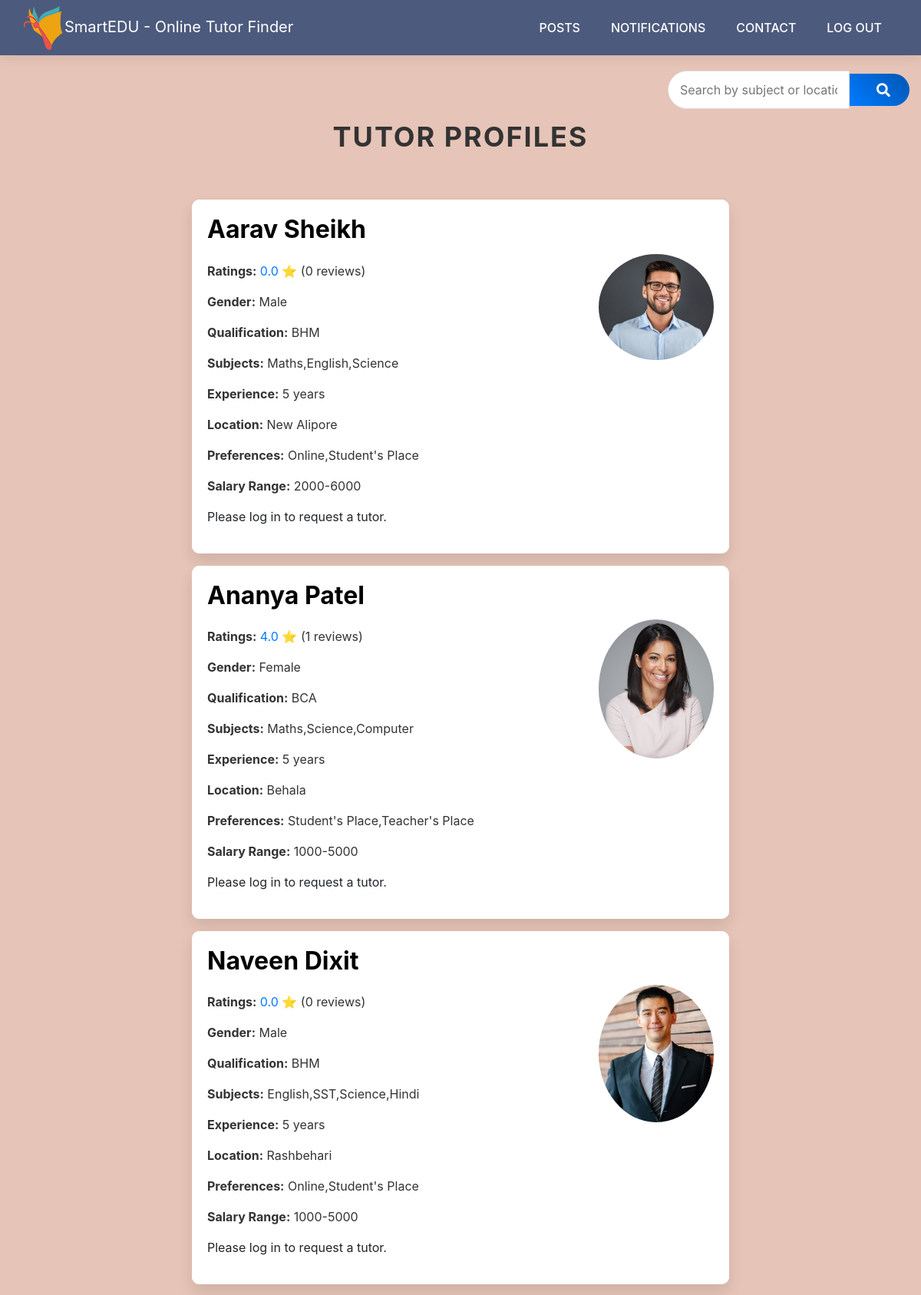
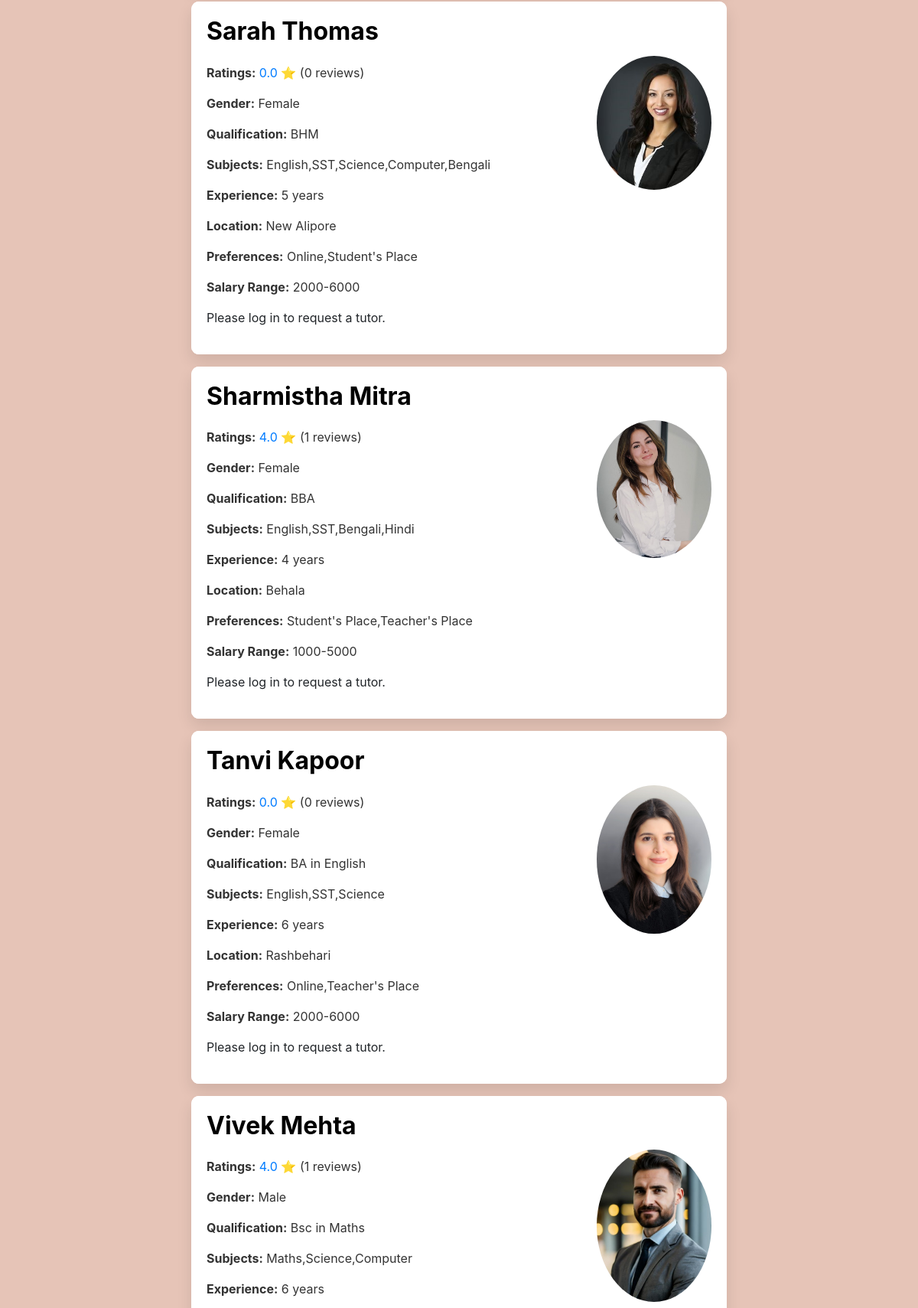
The page /findtutor.php (upper part) on the database its author committed (2 pictures, top to bottom).
### tables this page shows
CREATE TABLE `teachprofile` (
  `teid` int(11) NOT NULL,
  `name` varchar(255) NOT NULL,
  `timg` varchar(255) NOT NULL,
  `gender` varchar(255) NOT NULL,
  `qualification` varchar(255) NOT NULL,
  `subjects` varchar(255) NOT NULL,
  `experience` varchar(255) NOT NULL,
  `location` varchar(255) NOT NULL,
  `preferences` varchar(255) NOT NULL,
  `salary` varchar(255) NOT NULL,
  `request` tinyint(1) DEFAULT 0
);

### findtutor.php (the view, shortened to what this page needs)
<?php
include("data/db.php");
if(isset($_GET['search']) && !empty($_GET['search'])) {
    $search = $_GET['search'];
    $query = "SELECT teachprofile.*, teachers.tid
              FROM teachprofile
              JOIN teachers ON teachprofile.teid = teachers.tid
              WHERE subjects LIKE '%$search%' OR location LIKE '%$search%' ORDER BY teachers.name ASC";
    $result = $con->query($query);
    if (!$result) {
        die("Error executing the query: " . $con->error);
    }
} else {
    $query = "SELECT teachprofile.*, teachers.tid
              FROM teachprofile
              JOIN teachers ON teachprofile.teid = teachers.tid ORDER BY teachers.name ASC";
    $result = $con->query($query);
}
?>
<!DOCTYPE html>
<html lang="en">
    <link rel="stylesheet" href="css/bootstrap.min.css">
    <link rel="stylesheet" href="style.css">
    <link rel="stylesheet" href="css/versions.css">
    <link rel="stylesheet" href="css/responsive.css">
    <link rel="stylesheet" href="css/custom.css">
<link href="https://cdnjs.cloudflare.com/ajax/libs/font-awesome/5.15.4/css/all.min.css" rel="stylesheet">
<link rel="stylesheet" href="https://stackpath.bootstrapcdn.com/bootstrap/4.5.2/css/bootstrap.min.css">
</head>
<body class="host_version">
<?php include("inc/tutornav.php"); ?>
<form action="findtutor.php" method="GET" class="search-form search-container">
    <input type="text" name="search" placeholder="Search by subject or location..." class="search-input">
    <button type="submit" class="search-button"><i class="fa fa-search"></i></button>
</form>
<h1>Tutor Profiles</h1>
<div class="container1">
    <?php
    if ($result->num_rows > 0) {
        while ($row = $result->fetch_assoc()) {
        $teacher_id = $row['tid'];
        $ratings_query = "SELECT AVG(rating) AS avg_rating, COUNT(*) AS num_reviews FROM reviews WHERE teacher_id = $teacher_id";
        $ratings_result = $con->query($ratings_query);
        $ratings_row = $ratings_result->fetch_assoc();
        $avg_rating = $ratings_row['avg_rating'];
        $num_reviews = $ratings_row['num_reviews'];
            ?>
            <div class="card mb-3">
                <div class="card-body">
                    <h2 class="card-title">
                        <?php echo $row['name']; ?>
                    </h2>
                    <img src="pics/<?php echo $row['timg']; ?>" alt="Profile Picture" style="width:150px; border-radius: 50%; float: right; margin-left: 10px; margin-top: -10px;">
                    <p class="card-text"><strong>Ratings:</strong>
    <a href="ratings_reviews.php?teacher_id=<?php echo $teacher_id; ?>">
        <?php echo number_format($avg_rating, 1); ?> ⭐
    </a>
    (<?php echo $num_reviews; ?> reviews)
</p>
                    <p class="card-text"><strong>Gender:</strong> <?php echo $row['gender']; ?></p>
                    <p class="card-text"><strong>Qualification:</strong> <?php echo $row['qualification']; ?></p>
                    <p class="card-text"><strong>Subjects:</strong> <?php echo $row['subjects']; ?></p>
                    <p class="card-text"><strong>Experience:</strong> <?php echo $row['experience']; ?> years</p>
                    <p class="card-text"><strong>Location:</strong> <?php echo $row['location']; ?></p>
                    <p class="card-text"><strong>Preferences:</strong> <?php echo $row['preferences']; ?></p>
                    <p class="card-text"><strong>Salary Range:</strong> <?php echo $row['salary']; ?></p>
                    <?php
                    if(isset($_SESSION['stu'])) {
                        $student_id = $_SESSION['stu'];
                        $request_query = "SELECT * FROM teachrequests WHERE teacher_id = {$row['teid']} AND student_id = $student_id";
                        $request_result = $con->query($request_query);
                        if ($request_result && $request_result->num_rows > 0): ?>
                            <button name="apply" disabled>Requested</button>
                        <?php else: ?>
                            <a href="noti.php?tid=<?php echo $row['tid']; ?>" class="btn btn-primary">Request</a>
                        <?php endif;
                    } else {
                        echo "<p>Please log in to request a tutor.</p>";
                    }
                    ?>
                </div>
            </div>
            <?php
        }
    } else {
        echo "<p>No tutors found.</p>";
    }
    ?>
</div>
</body>
</html>

### inc/tutornav.php (shortened to what this page needs)
<?php
include("data/db.php");
if(isset($_SESSION['stu'])) {
    $student_id = $_SESSION['stu'];
$notification_count = countUnreadNotifications($con, $student_id);
} else {
    $notification_count = 0;
}
?>
<header class="top-navbar">
	<nav class="navbar navbar-expand-lg navbar-light bg-light">
		<div class="container-fluid">
			<a class="navbar-brand" href="index.php" style="color: white;" class="m-0 text-white">
				<img src="images/headlogo.png" alt="" />SmartEDU - Online Tutor Finder
			</a>
			<div class="collapse navbar-collapse" id="navbars-host">
				<ul class="navbar-nav ml-auto">
                    <li class="nav-item"><a class="nav-link" href="showpost.php">Posts</a></li>
					<li class="nav-item"><a class="nav-link" href="stunoti.php">Notifications<?php if ($notification_count > 0) echo "(" . $notification_count . ")"; ?></a></li>
					<li class="nav-item"><a class="nav-link" href="contact.php">Contact</a></li>
                    <li class="nav-item"><a onclick="return confirm('Are you sure to logout?')" class="nav-link" href="logoutst.php">Log Out</a></li>
				</ul>
			</div>
		</div>
	</nav>
</header>

### style.css (style rules this page uses)
body { color: #333333; font-size: 14px; font-family: 'Rubik', sans-serif; line-height: 1.80857; }
html, body { height: 100%; }
a { color: #1f1f1f; text-decoration: none !important; outline: none !important; -webkit-transition: all .3s ease-in-out; -moz-transition: all .3s ease-in-out; -ms-transition: all .3s ease-in-out; -o-transition: all .3s ease-in-out; transition: all .3s ease-in-out; }
h1, h2, h3, h4, h5, h6 { letter-spacing: 0; font-weight: normal; position: relative; padding: 0 0 10px 0; font-weight: normal; line-height: 120% !important; color: #1f1f1f; margin: 0 }
h1 { font-size: 24px }
h2 { font-size: 22px }
a { color: #1f1f1f; text-decoration: none; outline: none; }
a, .btn { text-decoration: none !important; outline: none !important; -webkit-transition: all .3s ease-in-out; -moz-transition: all .3s ease-in-out; -ms-transition: all .3s ease-in-out; -o-transition: all .3s ease-in-out; transition: all .3s ease-in-out; }
.top-navbar .bg-light { background: #4c5a7d !important; }
.top-navbar .navbar-light .navbar-nav .nav-link { color: #ffffff; font-size: 16px; font-weight: 500; }
.top-navbar .navbar-light .navbar-nav .nav-item { position: relative; display: inline-block; padding: 15px 0px; margin: 0px 20px; }
.top-navbar .navbar-light .navbar-nav .nav-item .nav-link { padding: 6px 0px; position: relative; display: block; line-height: 30px; letter-spacing: 0px; text-transform: uppercase; }
.top-navbar .navbar-light .navbar-nav .nav-item::after { position: absolute; content: ''; left: 50%; bottom: auto; top: 11px; width: 5px; height: 5px; opacity: 0; margin-left: -3px; background-color: #ffffff; border-radius: 50px; -webkit-transform: translateY(0px); transform: translateY(0px); transition: all 900ms ease; -webkit-transition: all 900ms ease; -ms-transition: all 900ms ease; -o-transition: all 900ms ease; -moz-transition: all 900ms ease; }
.top-navbar .navbar-light .navbar-nav .nav-item .nav-link::before { position: absolute; content: ''; left: 0%; bottom: auto; top: -4px; width: 5px; height: 5px; border-radius: 50px; opacity: 0; margin-left: -10px; background-color: #ffffff; -webkit-transform: translateY(0px); transform: translateY(0px); transition: all 900ms ease; -webkit-transition: all 900ms ease; -ms-transition: all 900ms ease; -o-transition: all 900ms ease; -moz-transition: all 900ms ease; }
.top-navbar .navbar-light .navbar-nav .nav-item .nav-link::after { position: absolute; content: ''; right: 0%; left: auto; bottom: auto; top: -4px; width: 5px; height: 5px; border-radius: 50px; border: none !important; opacity: 0; margin-right: -11px; background-color: #ffffff; transition: all 900ms ease; -webkit-transition: all 900ms ease; -ms-transition: all 900ms ease; -o-transition: all 900ms ease; -moz-transition: all 900ms ease; }
.top-navbar .bg-light { padding-top: 0px; padding-bottom: 0px; box-shadow: 0 0 18px 0 rgba(0,0,0,.12); }

### findtutor.php (style rules this page uses)
.container1 { max-width: 700px; margin: 50px auto; }
.card { margin-bottom: 20px; border: none; border-radius: 10px; box-shadow: 0px 10px 20px rgba(0, 0, 0, 0.1); }
.card-body { background-color: #fff; border-radius: 10px; padding: 20px; position: relative; overflow: hidden; z-index: 1; }
.card::before { content: ''; position: absolute; top: -20px; left: 0; width: 100%; height: 100%; border-radius: 10px; z-index: -1; transition: transform 0.5s ease; transform: translateY(50%) rotateX(20deg); opacity: 0.8; }
.card-title { color: black; font-weight: bold; }
.card-text { color: #333; }
h1 { text-align: center; margin-bottom: 20px; color: #333; font-size: 36px; font-weight: bold; text-transform: uppercase; letter-spacing: 2px; margin-top:15px; }
body { background-color: #e6c4b7; }
.search-container { display: flex; justify-content: right; align-items: center; margin-top:20px; margin-right:15px; }
.search-input { padding: 12px 15px; font-size: 16px; width: 20%; border: 1px solid #ddd; border-radius: 50px 0 0 50px; outline: none; transition: border-color 0.3s ease, box-shadow 0.3s ease; }
.search-button { padding: 12px 25px; background: linear-gradient(45deg, #007bff, #0056b3); color: #fff; border: none; border-radius: 0 50px 50px 0; cursor: pointer; outline: none; transition: background 0.3s ease, transform 0.3s ease; display: flex; align-items: center; }
.search-button .fa { margin-left: 10px; font-size: 18px; }

### rows shown on the page
teachprofile: name "Aarav Sheikh", timg (picture), avg_rating "0.0", num_reviews "0", gender "Male", qualification "BHM", subjects "Maths,English,Science", experience "5", location "New Alipore", preferences "Online,Student's Place", salary "2000-6000", shows "Please log in to request a tutor."
teachprofile: name "Ananya Patel", timg (picture), avg_rating "4.0", num_reviews "1", gender "Female", qualification "BCA", subjects "Maths,Science,Computer", experience "5", location "Behala", preferences "Student's Place,Teacher's Place", salary "1000-5000", shows "Please log in to request a tutor."
teachprofile: name "Naveen Dixit", timg (picture), avg_rating "0.0", num_reviews "0", gender "Male", qualification "BHM", subjects "English,SST,Science,Hindi", experience "5", location "Rashbehari", preferences "Online,Student's Place", salary "1000-5000", shows "Please log in to request a tutor."
teachprofile: name "Sarah Thomas", timg (picture), avg_rating "0.0", num_reviews "0", gender "Female", qualification "BHM", subjects "English,SST,Science,Computer,Bengali", experience "5", location "New Alipore", preferences "Online,Student's Place", salary "2000-6000", shows "Please log in to request a tutor."
teachprofile: name "Sharmistha Mitra", timg (picture), avg_rating "4.0", num_reviews "1", gender "Female", qualification "BBA", subjects "English,SST,Bengali,Hindi", experience "4", location "Behala", preferences "Student's Place,Teacher's Place", salary "1000-5000", shows "Please log in to request a tutor."
teachprofile: name "Tanvi Kapoor", timg (picture), avg_rating "0.0", num_reviews "0", gender "Female", qualification "BA in English", subjects "English,SST,Science", experience "6", location "Rashbehari", preferences "Online,Teacher's Place", salary "2000-6000", shows "Please log in to request a tutor."
teachprofile: name "Vivek Mehta", timg (picture), avg_rating "4.0", num_reviews "1", gender "Male", qualification "Bsc in Maths", subjects "Maths,Science,Computer", experience "6"
